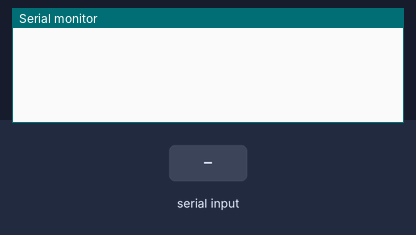
This sketch was run on a simulated Arduino Uno, built with avr-gcc and run on an emulated ATmega328P. On the bench: the last lines printed to the serial monitor. Inputs (shaded band) come from the test bench.

Above: at 1.2 s.
1.3 s: "1" received over Serial
At 3.5 s:
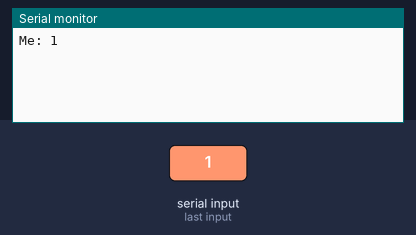
3.8 s: "1" received over the second serial link
At 6.0 s:
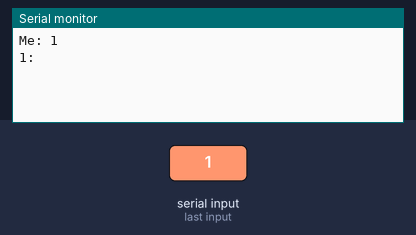
6.3 s: "0" received over Serial
At 7.7 s:
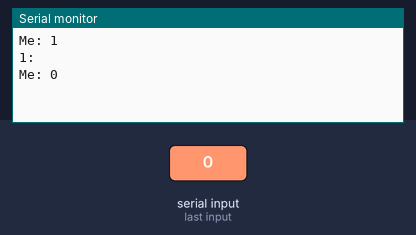
7.8 s: "0" received over the second serial link
At 10.0 s:
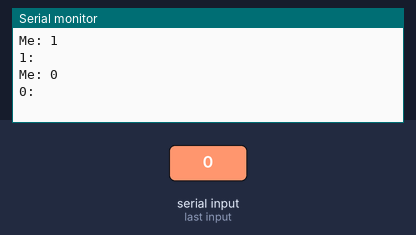

Measured:
- after the input at 1.3 s, the serial monitor: prints a new line after 1.1 s (image 1)
- after the input at 3.8 s, the serial monitor: prints a new line after 1.0 s (image 2)
- after the input at 6.3 s, the serial monitor: prints a new line after 1.0 s (image 3)
- after the input at 7.8 s, the serial monitor: prints a new line after 1.0 s (image 4)

The sketch:

Two-Ways-Communication.ino
```cpp
#include<SoftwareSerial.h>
SoftwareSerial mySerial(10,11);
const char userId = 'B';
void setup()
{
  Serial.begin(9600);
  mySerial.begin(57600);
  delay(50);
}

void loop()
{
  delay(50);
  if(Serial.available())//sending message
  {
    String buff = Serial.readString();
    Serial.print("Me: ");
    Serial.println(buff);
    mySerial.write(userId);
    for(int i=0;i<buff.length();i++)
      mySerial.write(buff[i]);
    mySerial.write('\0');
  }

  if(mySerial.available())//receiving message
  {
    String buff = mySerial.readString();
    Serial.print(buff[0]);
    Serial.print(": ");
    for(int i = 1; i < buff.length(); ++i)
      Serial.print(buff[i]);
    Serial.println();
  }
}
```
